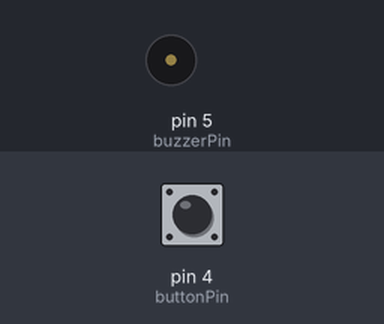
A sketch run on a simulated Arduino Uno, built with avr-gcc and run on an emulated ATmega328P. Parts: buzzer (waves = sounding, pin HIGH). The test bench sets the inputs (shaded band); at power-on: pin 4 (buttonPin) HIGH.

Above: at 1.2 s.
1.3 s: pin 4 (buttonPin) pulled LOW for 0.15 s
At 1.37 s:
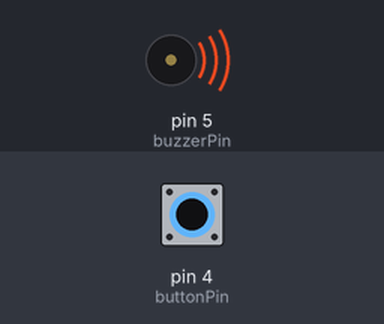
2.9 s: pin 4 (buttonPin) pulled LOW for 3.2 s
At 6.4 s:
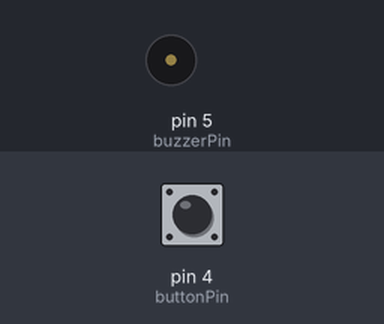
Timing chart, 0 to 7.9 s (numbered marks = the images above; inputs shaded):
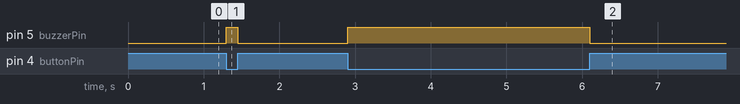

Measured:
- after the input at 1.3 s, pin 5 (buzzerPin): LOW → HIGH at once, → LOW 0.15 s later
- after the input at 2.9 s, pin 5 (buzzerPin): LOW → HIGH at once, → LOW 3.2 s later

The sketch:

Buzzer_Button_Project.ino
```cpp
int buzzerPin = 5;
int buttonPin = 4;
void setup() {
  pinMode(buzzerPin, OUTPUT);
  pinMode(buttonPin, INPUT_PULLUP);

}

void loop() {
  int state = digitalRead(buttonPin);
  if (state == 0){
    digitalWrite(buzzerPin, HIGH);
  }
  else{
    digitalWrite(buzzerPin, LOW);
  }

}
```
